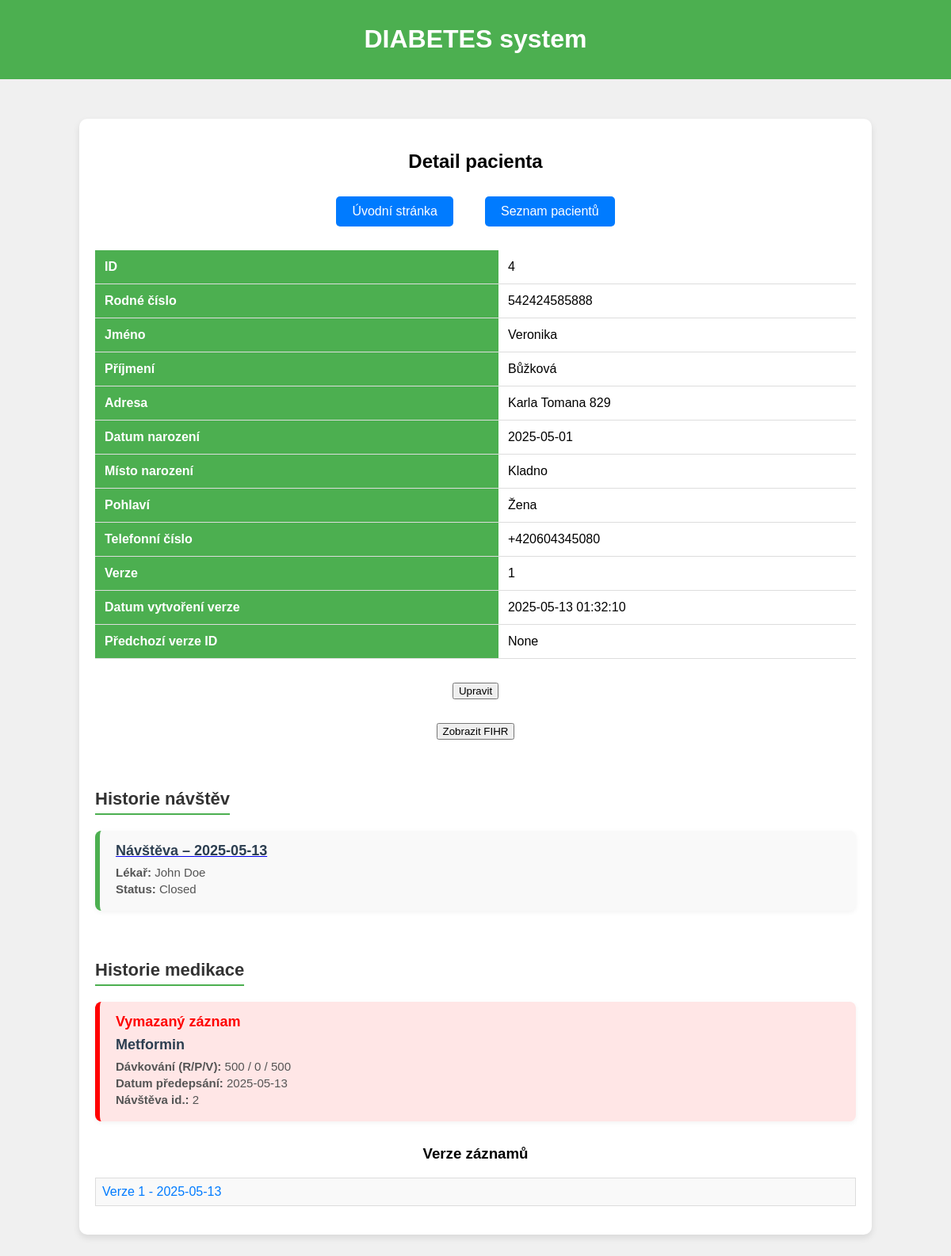
Screenshot of /patients/4 with the database file from the repository.
### models.py (models this page shows)
class Patient(db.Model):
    __tablename__ = 'Patient'
    idPatient = db.Column(db.Integer, primary_key=True)
    PersonalIdentificationNumber = db.Column(db.Integer) #rodné číslo
    FirstName = db.Column(db.String)
    Surname = db.Column(db.String)
    Address = db.Column(db.String)
    DateOfBirth = db.Column(db.DateTime)
    PlaceOfBirth = db.Column(db.String)
    Gender = db.Column(db.Integer, db.ForeignKey('Gender.idGender'))
    PhoneNumber = db.Column(db.String)
    Version = db.Column(db.Integer)
    DateOfVersionCreation = db.Column(db.DateTime)
    OldVersion = db.Column(db.Integer, db.ForeignKey('Patient.idPatient'))
    gender_obj = db.relationship('Gender', backref='Patient', lazy=True)

class Encounter(db.Model):
    __tablename__ = 'Encounter'
    idEncounter = db.Column(db.Integer, primary_key=True)
    DateOfVisit = db.Column(db.DateTime)
    Patient = db.Column(db.Integer, db.ForeignKey('Patient.idPatient'))
    VisitSummary = db.Column(db.String)
    Doctor = db.Column(db.Integer, db.ForeignKey('Doctor.idDoctor'))
    Version = db.Column(db.Integer)
    DateOfVersionCreation = db.Column(db.DateTime)
    Status = db.Column(db.Integer, db.ForeignKey('EncounterStatus.idStatus'))
    doctor_obj = db.relationship('Doctor', backref='encounters', lazy=True)
    status_obj = db.relationship('EncounterStatus', backref='encounters', lazy=True)
    diagnoses = db.relationship('Diagnosis', backref='encounter', lazy=True)
    glucose_levels = db.relationship('GlucoseLevel', backref='encounter', lazy=True)
    hemoglobin_values = db.relationship('HemoglobinA1c', backref='encounter', lazy=True)
    blood_pressures = db.relationship('BloodPressure', backref='encounter', lazy=True)
    bmis = db.relationship('BMI', backref='encounter', lazy=True)
    pacient_obj = db.relationship('Patient', backref='Encounter', lazy=True)

class Doctor(db.Model):
    __tablename__ = 'Doctor'
    idDoctor = db.Column(db.Integer, primary_key=True)
    FirstName = db.Column(db.String)
    Surname = db.Column(db.String)
    Address = db.Column(db.String)
    DateOfBirth = db.Column(db.DateTime)
    PlaceOfBirth = db.Column(db.String)
    PhoneNumber = db.Column(db.String)
    Gender = db.Column(db.String)
    Version = db.Column(db.Integer)
    DateOfVersionCreation = db.Column(db.DateTime)

class EncounterStatus(db.Model):
    __tablename__ = 'EncounterStatus'
    idStatus = db.Column(db.Integer, primary_key=True)
    Name = db.Column(db.String)

class MedicationList(db.Model):
    __tablename__ = 'MedicationList'
    idMedicationList = db.Column(db.Integer, primary_key=True)
    idMedication = db.Column(db.Integer, db.ForeignKey('Medication.idMedication'))
    DosageMorning = db.Column(db.Integer)
    DosageLunch = db.Column(db.Integer)
    DosageEvening = db.Column(db.Integer)
    DateOfDistribution = db.Column(db.DateTime)
    Doctor = db.Column(db.Integer, db.ForeignKey('Doctor.idDoctor'))
    Encounter = db.Column(db.Integer, db.ForeignKey('Encounter.idEncounter'))
    Depricated = db.Column(db.Boolean, default=False)
    Medication_obj = db.relationship('Medication', backref='MedicationList')
    Encounter_obj = db.relationship('Encounter', backref=db.backref('MedicationList', lazy=True))

class Medication(db.Model):
    __tablename__ = 'Medication'
    idMedication = db.Column(db.Integer, primary_key=True)
    MedicationName = db.Column(db.String)
    Route = db.Column(db.Integer, db.ForeignKey('MedicationRoute.idMedicationRoute'))
    Indication = db.Column(db.Integer, db.ForeignKey('DiagnosisTerm.idDiagnosisTerm'))
    Contraindication = db.Column(db.String)
    medication_route = db.relationship('MedicationRoute', backref='Medication')
    diagnosis_term = db.relationship('DiagnosisTerm', backref='Medication')

### routes/patient_routes.py (the view)
@patient_routes.route('/patients/<int:id>', methods=['GET'])
def show_patient_detail(id):
    patient = Patient.query.get(id)  # Získání pacienta podle ID
    if patient is None:
        abort(404)  # Pokud pacient s tímto ID neexistuje, vrátí 404
    old_patients = db.session.query(Patient).filter(
        Patient.PersonalIdentificationNumber == patient.PersonalIdentificationNumber
    ).all()
    encounters = Encounter.query.filter_by(Patient=id).all()
    medications = MedicationList.query.filter_by()
    encounter_ids = db.session.query(Encounter.idEncounter).filter_by(Patient=id).subquery()
    medications = MedicationList.query.filter(MedicationList.Encounter.in_(encounter_ids)).all()
    fihr = patient_to_fhir(patient)
    return render_template(
            'patient_detail.html',
            patient=patient,
            old_patients=old_patients,
            encounters=encounters,
            medications = medications,
            fihr = fihr
        )

### templates/patient_detail.html (shortened to what this page needs)
<!DOCTYPE html>
<html lang="en">
<head>
</head>
<body>
    <header>
        <h1>DIABETES system</h1>
    </header>
    <div class="content">
        <h2>Detail pacienta</h2>
        <nav>
            <a href="{{ url_for('basic_routes.index') }}">Úvodní stránka</a>
            <a href="{{ url_for('patient_routes.show_patients_page') }}">Seznam pacientů</a>
        </nav>
        <table class="details-table">
            <tr>
                <th>ID</th>
                <td>{{ patient.idPatient }}</td>
            </tr>
            <tr>
                <th>Rodné číslo</th>
                <td>{{ patient.PersonalIdentificationNumber }}</td>
            </tr>
            <tr>
                <th>Jméno</th>
                <td>{{ patient.FirstName }}</td>
            </tr>
            <tr>
                <th>Příjmení</th>
                <td>{{ patient.Surname }}</td>
            </tr>
            <tr>
                <th>Adresa</th>
                <td>{{ patient.Address }}</td>
            </tr>
            <tr>
                <th>Datum narození</th>
                <td>{{ patient.DateOfBirth.strftime('%Y-%m-%d') }}</td>
            </tr>
            <tr>
                <th>Místo narození</th>
                <td>{{ patient.PlaceOfBirth }}</td>
            </tr>
            <tr>
                <th>Pohlaví</th>
                <td>{{ 'Žena' if patient.Gender == 1 else 'Muž' }}</td>
            </tr>
            <tr>
                <th>Telefonní číslo</th>
                <td>{{ patient.PhoneNumber }}</td>
            </tr>
            <tr>
                <th>Verze</th>
                <td>{{ patient.Version }}</td>
            </tr>
            <tr>
                <th>Datum vytvoření verze</th>
                <td>{{ patient.DateOfVersionCreation.strftime('%Y-%m-%d %H:%M:%S') }}</td>
            </tr>
            <tr>
                <th>Předchozí verze ID</th>
                <td>{{ patient.OldVersion }}</td>
            </tr>
        </table>
        <div style="text-align: center; margin-top: 30px;">
            <button onclick="document.getElementById('edit-form').style.display = 'block'">Upravit</button>
        </div>
        <div style="text-align: center; margin-top: 30px;">
            <button onclick="document.getElementById('fihr-data').style.display = 'block'">Zobrazit FIHR</button>
        </div>
         <div class="card-section">
            <h3 class="section-title">Historie návštěv</h3>
            <div class="card-list">
                {% for encounter in encounters %}
                    {% if encounter.Status == 3 %}
                    <div class="card deprecated">
                    <h4 style="color: red; font-weight: bold;">Vymazaný záznam</h4>
                    {% else %}
                    <div class="card">
                    {% endif %}
                        <a href="{{ url_for('encounter_routes.show_encounter', id=encounter.idEncounter) }}">
                        <h4>Návštěva – {{ encounter.DateOfVisit.strftime('%Y-%m-%d') }}</h4>
                        </a>
                        <p><strong>Lékař:</strong> {{ encounter.doctor_obj.FirstName }} {{ encounter.doctor_obj.Surname }}</p>
                        <p><strong>Status:</strong> {{ encounter.status_obj.Name }}</p>
                    </div>
                {% else %}
                    <div class="card"><p>Žádné návštěvy nebyly zaznamenány.</p></div>
                {% endfor %}
            </div>
        </div>
        <div class="card-section">
            <h3 class="section-title">Historie medikace</h3>
            <div class="card-list">
                {% for medication in medications %}
                    {% if medication.Depricated == True %}
                    <div class="card deprecated">
                    <h4 style="color: red; font-weight: bold;">Vymazaný záznam</h4>
                    {% else %}
                    <div class="card">
                    {% endif %}
                        <h4>{{ medication.Medication_obj.MedicationName }}</h4>
                        <p><strong>Dávkování (R/P/V):</strong> {{ medication.DosageMorning }} / {{ medication.DosageLunch }} / {{ medication.DosageEvening }}</p>
                        <p><strong>Datum předepsání:</strong> {{ medication.DateOfDistribution.strftime('%Y-%m-%d') }}</p>
                        <p><strong>Návštěva id.:</strong> {{ medication.Encounter_obj.idEncounter }}</p>
                    </div>
                {% else %}
                    <div class="card"><p>Žádné medikace nebyly zaznamenány.</p></div>
                {% endfor %}
            </div>
        </div>
        <div class="versions-list">
            <h3>Verze záznamů</h3>
            <ul>
                {% for old_patient in old_patients %}
                    <li>
                        <a href="{{ url_for('patient_routes.show_patient_detail', id=old_patient.idPatient) }}">
                            Verze {{ old_patient.Version }} - {{ old_patient.DateOfVersionCreation.strftime('%Y-%m-%d') }}
                        </a>
                    </li>
                {% else %}
                    <li>Žádné staré verze záznamů.</li>
                {% endfor %}
            </ul>
        </div>
    </div>
</body>
</html>

### templates/patient_detail.html (style rules this page uses)
body { font-family: Arial, sans-serif; background-color: #f0f0f0; margin: 0; padding: 0; }
header { background-color: #4CAF50; color: white; padding: 10px 0; text-align: center; }
nav { display: flex; justify-content: center; margin-top: 20px; margin-bottom: 30px; }
nav a { margin: 0 20px; padding: 10px 20px; background-color: #007BFF; color: white; text-decoration: none; border-radius: 5px; transition: background-color 0.3s; }
.content { margin: 50px auto; width: 80%; background-color: white; padding: 20px; border-radius: 10px; box-shadow: 0 4px 8px rgba(0, 0, 0, 0.1); }
.content h2 { margin-bottom: 30px; text-align: center; }
.details-table { width: 100%; border-collapse: collapse; }
.details-table th, .details-table td { padding: 12px; text-align: left; border-bottom: 1px solid #ddd; }
.details-table th { background-color: #4CAF50; color: white; }
.versions-list { margin-top: 30px; }
.versions-list h3 { text-align: center; }
.versions-list ul { list-style-type: none; padding-left: 0; }
.versions-list li { padding: 8px; background-color: #f9f9f9; border: 1px solid #ddd; margin-bottom: 5px; }
.versions-list li a { text-decoration: none; color: #007BFF; }
.card-section { margin-top: 40px; }
.card-list { display: flex; flex-direction: column; gap: 15px; }
.card { background-color: #f9f9f9; border-left: 6px solid #4CAF50; padding: 15px 20px; border-radius: 8px; box-shadow: 0 2px 6px rgba(0,0,0,0.05); }
.card h4 { margin: 0 0 8px 0; font-size: 18px; color: #2c3e50; }
.card p { margin: 4px 0; font-size: 15px; color: #555; }
.section-title { text-align: center; margin-bottom: 20px; font-size: 22px; color: #333; border-bottom: 2px solid #4CAF50; display: inline-block; padding-bottom: 5px; }
.deprecated { border-left-color: red !important; background-color: #ffe6e6; }

### rows the page displays
Patient: idPatient "4", PersonalIdentificationNumber "542424585888", FirstName "Veronika", Surname "Bůžková", Address "Karla Tomana 829", DateOfBirth "2025-05-01", PlaceOfBirth "Kladno", Gender "Žena", PhoneNumber "+420604345080", Version "1", DateOfVersionCreation "2025-05-13 01:32:10", OldVersion "None", DateOfVersionCreation "2025-05-13"
Encounter: DateOfVisit "2025-05-13", doctor_obj.FirstName "John", doctor_obj.Surname "Doe", status_obj.Name "Closed"
MedicationList: Depricated "Vymazaný záznam", Medication_obj.MedicationName "Metformin", DosageMorning "500", DosageLunch "0", DosageEvening "500", DateOfDistribution "2025-05-13", Encounter_obj.idEncounter "2"
